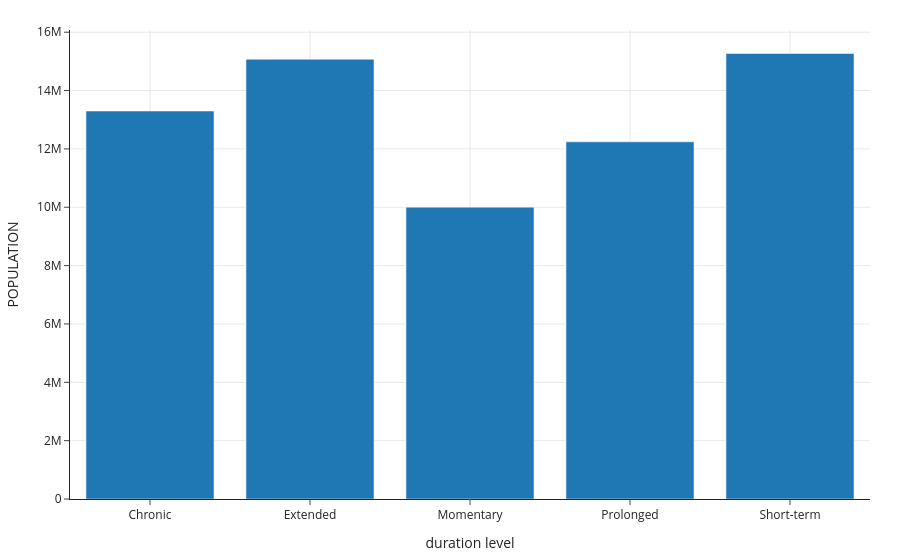

The code cell stored with this chart in its notebook:
### Code cell
def creaete_fig(df, col1, col2, cat_num=1):
    if cat_num==1:
        fig_df=df[[col1, col2]].groupby(col1).mean().reset_index()
        return px.bar(fig_df, x=col1, y=col2)
    else:
        fig_df=df[[col1, col2]].groupby([col1, col2]).size().reset_index(name='size')
        return px.bar(fig_df, x=col1, y='size', color=col2, barmode='group')
creaete_fig(outage, 'duration level', 'POPULATION', cat_num=1).show()

### Figure 1 — Plotly figure (JSON) as saved in the notebook; plotly's stock layout.template omitted (floating-point values rounded to 4 significant figures)
{"data": [{"alignmentgroup": "True", "hovertemplate": "duration level=%{x}<br>POPULATION=%{y}<extra></extra>", "legendgroup": "", "marker": {"color": "#1F77B4", "pattern": {"shape": ""}}, "name": "", "offsetgroup": "", "orientation": "v", "showlegend": false, "textposition": "auto", "type": "bar", "x": ["Chronic", "Extended", "Momentary", "Prolonged", "Short-term"], "xaxis": "x", "y": [13300000.0, 15070000.0, 10000000.0, 12240000.0, 15270000.0], "yaxis": "y"}], "layout": {"barmode": "relative", "legend": {"tracegroupgap": 0}, "xaxis": {"anchor": "y", "domain": [0, 1], "title": {"text": "duration level"}}, "yaxis": {"anchor": "x", "domain": [0, 1], "title": {"text": "POPULATION"}}}}
